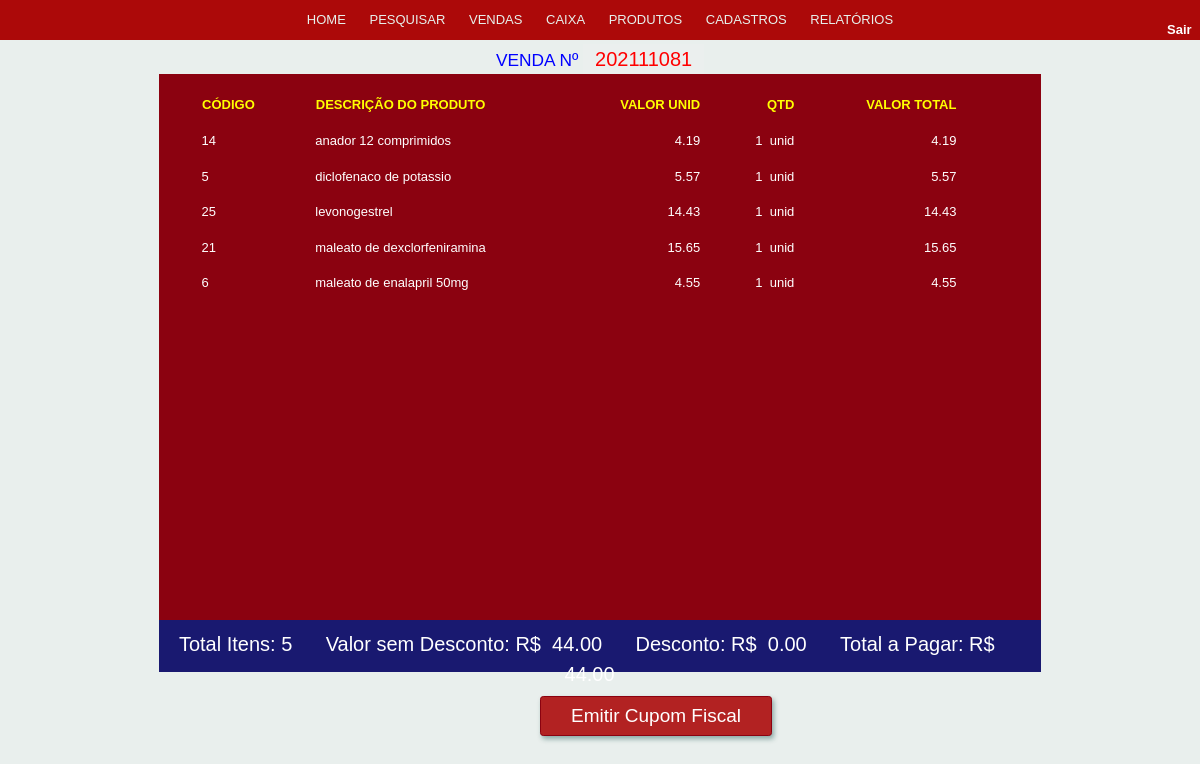
/view/DetalharVenda.php?id_venda_up=46, run on the app's committed database.
### tables this page shows
CREATE TABLE IF NOT EXISTS `venda` (
  `id_venda` INT NOT NULL AUTO_INCREMENT,
  `codigo_venda` INT(15) NOT NULL,
  `pessoa_id_pessoa_vendedor` INT NULL,
  `pessoa_id_pessoa_cliente` INT NULL,
  `data_venda` VARCHAR(11) NULL,
  `tipo_pagamento` ENUM('a vista', 'debito', 'credito') NULL,
  `status_venda` ENUM('aberto', 'fechado') NULL DEFAULT 'aberto',
  `valor_venda_sem_desconto` DECIMAL(10,2) NULL,
  `desconto` DECIMAL(10,2) NULL,
  `valor_venda_com_desconto` DECIMAL(10,2) NULL,
  `total_item_venda` INT NULL,
  INDEX `fk_venda_pessoa1_idx` (`pessoa_id_pessoa_vendedor` ASC) ,
  INDEX `fk_venda_pessoa2_idx` (`pessoa_id_pessoa_cliente` ASC) ,
  UNIQUE INDEX `id_venda_UNIQUE` (`id_venda` ASC) ,
  PRIMARY KEY (`id_venda`),
  CONSTRAINT `fk_venda_pessoa1`
    FOREIGN KEY (`pessoa_id_pessoa_vendedor`)
    REFERENCES `pessoa` (`id_pessoa`)
    ON DELETE NO ACTION
    ON UPDATE NO ACTION,
  CONSTRAINT `fk_venda_pessoa2`
    FOREIGN KEY (`pessoa_id_pessoa_cliente`)
    REFERENCES `pessoa` (`id_pessoa`)
    ON DELETE NO ACTION
    ON UPDATE NO ACTION);

CREATE TABLE IF NOT EXISTS `produto` (
  `id_produto` INT NOT NULL AUTO_INCREMENT,
  `nome_produto` VARCHAR(60) NOT NULL,
  `preco_custo` DECIMAL(10,2) NULL,
  `preco_venda` DECIMAL(10,2) NULL,
  `codigo_barras` VARCHAR(45) NULL,
  `pessoa_id_pessoa` INT NOT NULL,
  PRIMARY KEY (`id_produto`),
  INDEX `fk_produto_pessoa1_idx` (`pessoa_id_pessoa` ASC) ,
  CONSTRAINT `fk_produto_pessoa1`
    FOREIGN KEY (`pessoa_id_pessoa`)
    REFERENCES `pessoa` (`id_pessoa`)
    ON DELETE NO ACTION
    ON UPDATE NO ACTION);

CREATE TABLE IF NOT EXISTS `item_Venda` (
  `id_item_venda` INT NOT NULL AUTO_INCREMENT,
  `venda_id_venda` INT NOT NULL,
  `produto_id_produto` INT NOT NULL,
  `quantidade_item` INT NULL,
  `valor_total_item` DECIMAL(10,2) NULL,
  PRIMARY KEY (`id_item_venda`),
  INDEX `fk_Item_Venda_venda1_idx` (`venda_id_venda` ASC) ,
  INDEX `fk_Item_Venda_produto1_idx` (`produto_id_produto` ASC) ,
  CONSTRAINT `fk_Item_Venda_venda1`
    FOREIGN KEY (`venda_id_venda`)
    REFERENCES `venda` (`id_venda`)
    ON DELETE NO ACTION
    ON UPDATE NO ACTION,
  CONSTRAINT `fk_Item_Venda_produto1`
    FOREIGN KEY (`produto_id_produto`)
    REFERENCES `produto` (`id_produto`)
    ON DELETE NO ACTION
    ON UPDATE NO ACTION);

### model/Venda.php (called while the page is built, shortened)
<?php
require_once 'Conexao.php';
require_once 'Produto.php';
require_once 'ItemVenda.php';
class Venda
{
    public function selectVendaId($id_venda)
    {
        $conexao = new Conexao();
        $dados = $conexao->pdo->prepare("SELECT * FROM venda WHERE id_venda = :id");
        $dados->bindValue(":id", $id_venda);
        $dados->execute();
        $dadosSelecionados = $dados->fetchAll(PDO::FETCH_ASSOC);
        return $dadosSelecionados;
    }
}
?>

### model/Conexao.php (called while the page is built, shortened)
<?php
class Conexao {
   public $dbname = "projeto_cristofarma";
   public $host = "localhost";
   public $user = "root";
   public $senha = "";
    function __construct()
    {
        try {
            $this->pdo  = new PDO("mysql:dbname=" . $this->dbname . ";host=" . $this->host, $this->user, $this->senha);
        } catch (PDOException $e) {
            echo "Erro com Banco de Dados: " . $e->getMessage();
            exit();
        } catch (Exception $e) {
            echo "Erro Generico: " . $e->getMessage();
            exit();
        }
    }
}
?>

### model/ItemVenda.php (called while the page is built, shortened)
<?php
require_once 'Produto.php';
require_once 'Venda.php';
require_once 'Conexao.php';
class ItemVenda
{
    public function selectItemVendaLikeId($id_venda){
        $conexao = new Conexao();
        $dados = $conexao->pdo->prepare(" SELECT * FROM item_venda WHERE venda_id_venda = :idv");
        $dados->bindValue("idv", $id_venda);
        $dados->execute();
        $dadosSelecionados = $dados->fetchAll(PDO::FETCH_ASSOC);
        return $dadosSelecionados;
    }
}
?>

### model/Produto.php (called while the page is built, shortened)
<?php
require_once 'Conexao.php';
require_once 'Venda.php';
class Produto
{
        public function selectProduto($id_up)
    {
        $conexao = new Conexao();
        $dados  = $conexao->pdo->prepare("SELECT * FROM produto WHERE id_produto = :id" );
        $dados->bindValue("id", $id_up);
        $dados->execute();
        $dadosSelecionados = $dados->fetch(PDO::FETCH_ASSOC);
        return $dadosSelecionados;
    }
}
?>

### view/DetalharVenda.php (the view, shortened to what this page needs)
<!doctype html>
<html lang="pt">
<head>
    <link rel="stylesheet" href="../css/bootstrap/nav/navegador.css">
    <link rel="stylesheet" href="../css/estilo.css">
</head>
<body>
    <header>
    <nav class="dp-menu">
        <ul>
            <li><a href="home.php">HOME</a></li>
            <li><a href="#">PESQUISAR</a>
            </li>
            <li><a href="Vendas.php">VENDAS</a></li>
            <li><a href="Caixa.php">CAIXA</a></li>
            <li><a href="#">PRODUTOS</a>
            </li>
            <li><a href="Cadastros.php">CADASTROS</a></li>
            <li><a href="#">RELATÓRIOS</a>
        </ul>
    </nav>
    </header>
    <div id="divSair" >
            <a href="../index.php">Sair</a>
    </div>
    <section id="detalharVenda" style="height: 610px;; border: none;">
        <form id="detalharVenda" style="margin-left: 1%; margin-right: 1%;" action="" method="POST">
    <?php
             require_once '../model/Produto.php';
             require_once '../model/Venda.php';
             require_once '../model/Cupom.php';
             $produto = new Produto();
             $itemVenda = new ItemVenda();
             $venda = new Venda();
        if (isset($_GET['id_venda_up'])) {
            $id_venda = $_GET['id_venda_up'];
            $vendaReturn = $venda->selectVendaId($id_venda);
            $codigo_venda_return = $vendaReturn[0]['codigo_venda'];
            $valor_venda_return = $vendaReturn[0]['valor_venda_com_desconto'];
            $total_item_venda_return = $vendaReturn[0]['total_item_venda'];
        }
    ?><br>
        <legend style="color: white; float: left; font-size: 13pt; margin-top: -2%; color: blue;"> VENDA Nº  <input id="saidaIdVendaFecharCaixa" size="8"
        value="<?php echo $codigo_venda_return;?>" style=" color: red; text-align: center; margin-top: -30%; border: none;
           text-decoration: none; font-size: 15pt;" disabled>
    <div style="height: 46em; width: 75%; margin-left: auto; margin-right: auto; background-color: #191970;">
           <div  id="descricaoVendaCaixa" class="scroll" style="width: 100%; height: 42em; margin-left: auto; margin-right: auto; ">
       <?php
           if (isset($vendaReturn) && !empty($vendaReturn))  {
               $itemVendaReturn = $itemVenda->selectItemVendaLikeId($id_venda);
       ?><br>
               <table style="width: 96%; text-align: right; color: white; margin-top: -2%; margin-left: 2%;">
   <?php
        echo '<tr>';
        echo '<th style="text-align: left; background-color: #8b0210; color: yellow; border: solid 1px #8b0210; "> CÓDIGO </th>';
        echo '<th  style="text-align: left; background-color: #8b0210; color: yellow; border: solid 1px 8b0210;"> DESCRIÇÃO DO PRODUTO</th>';
        echo '<th  style="text-align: right; background-color: #8b0210; color: yellow; border: solid 1px 8b0210;"> VALOR UNID </th>';
        echo '<th style="text-align: right; background-color: #8b0210; color: yellow; border: solid 1px 8b0210;"> QTD </th>';
        echo '<th style="text-align: right; background-color: #8b0210; color: yellow; border: solid 1px 8b0210;"> VALOR TOTAL';
        echo '</th>';
       for ($i=0; $i < count($itemVendaReturn) ; $i++)
       {
           echo '<tr>';
           foreach ($itemVendaReturn[$i] as $key => $value)
           {
               if ($key == "produto_id_produto")
               {
                   $dados = $produto->selectProduto($value);
                   echo "<td style='text-align: left;'>".$dados['id_produto']."</td>";
                   echo "<td style='text-align: left;'>".$dados['nome_produto']."</td>";
               }
           }
                   foreach ($itemVendaReturn[$i] as $key => $value)
                   {
                       if ($key == "valor_total_item")
                       {
                           echo "<td>".$dados['preco_venda']."</td>";
                       }
                   }
                   foreach ($itemVendaReturn[$i] as $key => $value)
                   {
                       if ($key == "quantidade_item")
                       {
                           echo "<td>".$value.'&nbsp unid'."</td>";
                       }
                   }
                   foreach ($itemVendaReturn[$i] as $key => $value)
                   {
                       if ($key == "valor_total_item")
                       {
                           echo "<td>".$value."</td>";
                           echo "<td>"."</td>";
                       }
                   }
                       echo "</tr>";
               }
           }
   ?>
   </table>
          </div>
   <div id="resumoVenda" style=" color: white; font-size: 15pt; font-family: Arial, Helvetica, sans-serif; float: right;
    margin-right: 3%; margin-top: 1%;">
       <?php
           if (isset($vendaReturn) && !empty($vendaReturn))  {
               echo 'Total Itens:&nbsp;'.$total_item_venda_return.'&nbsp;&nbsp;&nbsp;&nbsp;&nbsp;&nbsp;';
               echo 'Valor sem Desconto: R$ &nbsp;'.$vendaReturn[0]['valor_venda_sem_desconto'].'&nbsp;&nbsp;&nbsp;&nbsp;&nbsp;&nbsp;';
               echo 'Desconto: R$ &nbsp;'.$vendaReturn[0]['desconto'].'&nbsp;&nbsp;&nbsp;&nbsp;&nbsp;&nbsp;';
               echo 'Total a Pagar: R$ &nbsp;'.$valor_venda_return;
           }
       ?>
   </div>
</div>
        </form>
    </section>
           <?php
                 $status = $vendaReturn[0]['status_venda'];
                 if ($status == 'fechado') {
             ?>
                     <a class="btn btn-outline-danger"id="btnGerarNotaFiscal" name="gerarCumpom" href="CupomPdf.php?id_venda_cupom=<?php echo $id_venda; ?>" target="_blank"
                        style="margin-left: 45%; margin-top: 0%; color: white;">Emitir Cupom Fiscal</a>
             <?php
                 }
           ?>
</body>
</html>

### css/estilo.css (style rules this page uses)
* { padding: 0px; margin: 0px; font-family: sans-serif; font-size: 13px; }
legend { text-align: center; font-size: 15pt; margin-top: 0px; }
input { font-size: 13pt; }
.btn { padding: 5px 30px; text-align: center; text-decoration: none; display: inline-block; font-size: 19px; box-shadow: 2px 3px 5px rgb(10 74 67 / 42%); }
.btn-outline-danger { color: #fff; background-color: #B22222; border: #8b0210 solid 1px; }
#descricaoVendaCaixa { background-color: #8b0210; width: 100%; height: 42em; padding: 1%; }
.scroll { max-width: 100%; overflow: auto; }
#divSair { width: 2%; font-size: 12pt; float: right; margin-right: 1%; margin-left: 80%; margin-top: -3%; }
#divSair a { color: white; font-weight: bolder; padding: 3px; }

### data on the page
venda: codigo_venda "202111081", total_item_venda "5", valor_venda_sem_desconto "44.00", desconto "0.00", valor_venda_com_desconto "44.00"
produto: id_produto "14", nome_produto "anador 12 comprimidos", preco_venda "4.19"
item_venda: quantidade_item "1", valor_total_item "4.19"
produto: id_produto "5", nome_produto "diclofenaco de potassio", preco_venda "5.57"
item_venda: quantidade_item "1", valor_total_item "5.57"
produto: id_produto "25", nome_produto "levonogestrel", preco_venda "14.43"
item_venda: quantidade_item "1", valor_total_item "14.43"
produto: id_produto "21", nome_produto "maleato de dexclorfeniramina", preco_venda "15.65"
item_venda: quantidade_item "1", valor_total_item "15.65"
produto: id_produto "6", nome_produto "maleato de enalapril 50mg", preco_venda "4.55"
item_venda: quantidade_item "1", valor_total_item "4.55"
